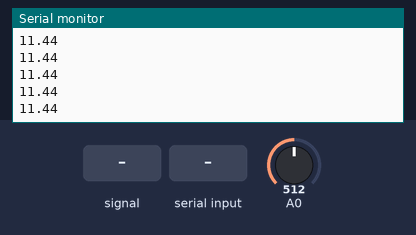
Bench run of a sketch on a simulated Arduino Uno, built with avr-gcc and run on an emulated ATmega328P. Shown: the last lines printed to the serial monitor. The inputs (shaded band) are chosen by the test bench; at power-on: A0 = 512.

Above: at 1.2 s.
1.3 s: A0 fed a 200 Hz sine of ±81 counts around its level
At 1.8 s:
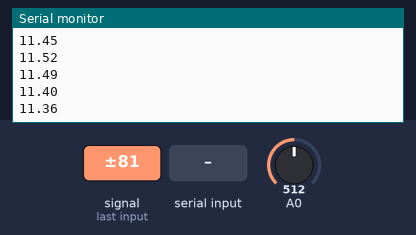
2.8 s: A0 set to 716
At 3.6 s:
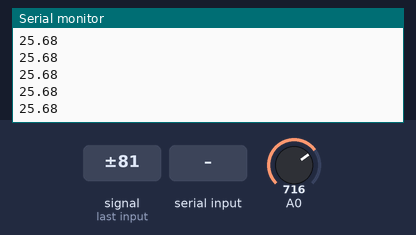
4.3 s: "a" received over Serial
5.8 s: A0 fed a 1000 Hz sine of ±255 counts around its level
At 6.3 s:
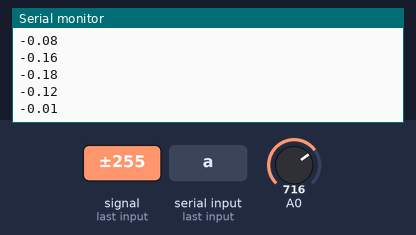
7.3 s: "1" received over Serial
8.8 s: A0 set to 900
At 9.4 s:
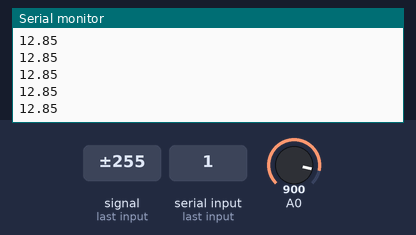
Timing chart, 0 to 11.3 s (numbered marks = the images above; inputs shaded):
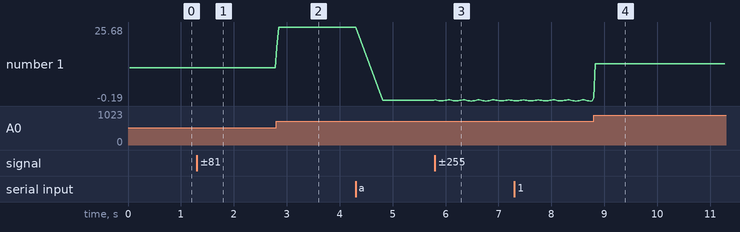

The sketch:

Depth_Sensor_Arduino.ino
```cpp
#define SAMPLES_PER_PUBLISH 256
#define ZERO_READING_SAMPLES 4096

double zeroM = 0;
double nadc;
double volts;
double m;

void zeroSensor() {
 int i = 0;
 for(nadc=0; i<ZERO_READING_SAMPLES; i++) nadc += analogRead(0);
 nadc /= ZERO_READING_SAMPLES;

 zeroM = ((nadc*5/1024)-1.7)*14.3;
 nadc = 0;


}

void setup() {
 Serial.begin(115200);
}

void loop() {

// if a 0 is sent over serial, run zero depth function
 if (Serial.available()){
  int in = Serial.read();
  if(in==97){
    zeroSensor();
  }
 }

 for(int i=0; i<SAMPLES_PER_PUBLISH; i++){
  nadc += analogRead(0);
 }
 nadc /= SAMPLES_PER_PUBLISH;
 volts = nadc*5/1024; // converts nadc value to a voltage
 m = ((volts-1.7)*14.3) - zeroM; // converts voltage to depth; was *1.66 -1.76
 Serial.println(m);
 nadc = 0;
}
```

Measured:
- after the input at 1.3 s, the serial monitor: prints a new line after 0.06 s (image 1)
- after the input at 2.8 s, the serial monitor: prints a new line at once (image 2)
- after the input at 5.8 s, the serial monitor: prints a new line at once (image 3)
- after the input at 8.8 s, the serial monitor: prints a new line at once (image 4)
- plotted number 1: 11.44 → 11.36 after the input at 1.3 s, 11.36 → 25.68 after the input at 2.8 s, 25.68 → 0 after the input at 4.3 s, 0 → -0.11 after the input at 5.8 s, -0.15 → 12.85 after the input at 8.8 s
